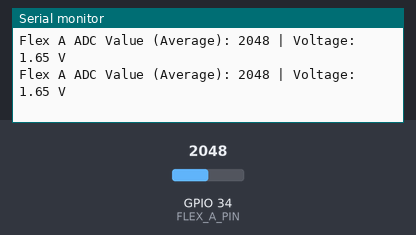
This program was run on a simulated ESP32. On the bench: the last lines printed to the serial monitor. Inputs (shaded band) come from the test bench; at power-on: GPIO 34 (FLEX_A_PIN) = 2048 (analog values on the 0–4095 scale).

Above: at 1.2 s.
1.3 s: GPIO 34 (FLEX_A_PIN) set to 2866
At 1.31 s:
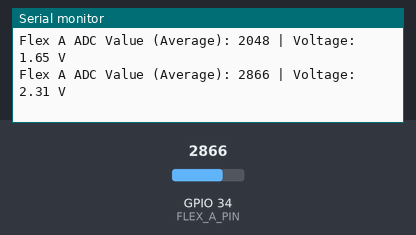
2.8 s: GPIO 34 (FLEX_A_PIN) set to 3603
At 2.81 s:
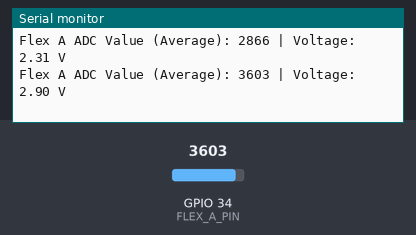
Timing chart, 0 to 5.8 s (numbered marks = the images above; inputs shaded):
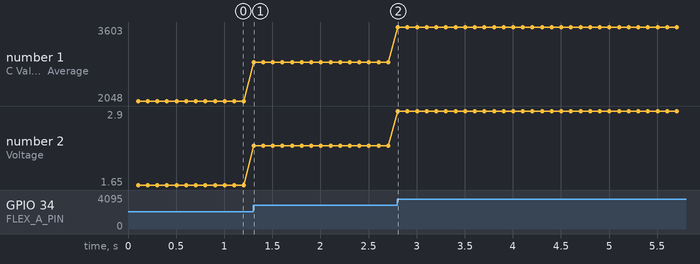

The program:

main.cpp
```cpp
#include <Arduino.h>

// Fungsi untuk membaca rata-rata analog (Oversampling 10 sampel untuk stabilitas)
int readAverage(int pin) {
    long sum = 0;
    for (int i = 0; i < 20; i++) {
        sum += analogRead(pin);
        delayMicroseconds(50);
    }
    return sum / 20;
}

/**
 * ============================================================
 *  Program Labsheet 1: Value Flex di Serial Monitor
 * ============================================================
 *  Deskripsi: Membaca nilai ADC analog mentah dari Sensor Flex A
 *             dan menampilkannya di Serial Monitor secara non-blocking.
 */

#define FLEX_A_PIN  34  // Pin ADC untuk Sensor Flex A

unsigned long lastUpdate = 0;
const unsigned long interval = 100; // Interval pembacaan (ms)

void setup() {
    Serial.begin(115200);

    // Konfigurasi resolusi ADC 12-bit (0 - 4095)
    analogReadResolution(12);
    // Set atenuasi 11dB agar ADC bisa membaca tegangan 3.3V
    analogSetPinAttenuation(FLEX_A_PIN, ADC_11db);


    Serial.println("Program Labsheet 1 - Serial Monitor Ready (Average)");
}

void loop() {
    unsigned long currentMillis = millis();
    if (currentMillis - lastUpdate >= interval) {
        lastUpdate = currentMillis;

        // Baca nilai analog mentah dengan filter rata-rata
        int rawADC = readAverage(FLEX_A_PIN);

        // Rangkaian Pembagi Tegangan (Voltage Divider):
        // Supply Vin = 5.0V
        // R1 = Sensor Flex (kebengkokan naik -> resistansi naik)
        // R2 = Resistor Tetap 22k Ohm (ke GND)
        // Vout = Vin * (R2 / (R1 + R2)) -> Dihubungkan ke pin ADC ESP32
        // Tegangan yang dibaca pada pin ADC ESP32 (range 0 - 3.3V):
        float voltA = (rawADC * 3.3) / 4095.0;

        // Cetak ke Serial Monitor
        Serial.print("Flex A ADC Value (Average): ");
        Serial.print(rawADC);
        Serial.print(" | Voltage: ");
        Serial.print(voltA, 2);
        Serial.println(" V");
    }
}
```

Measured:
- after the input at 1.3 s, the serial monitor: prints a new line at once (image 1)
- after the input at 2.8 s, the serial monitor: prints a new line at once (image 2)
- plotted number 1: 2048 → 2866 after the input at 1.3 s, 2866 → 3603 after the input at 2.8 s
- plotted number 2: 1.65 → 2.31 after the input at 1.3 s, 2.31 → 2.9 after the input at 2.8 s
